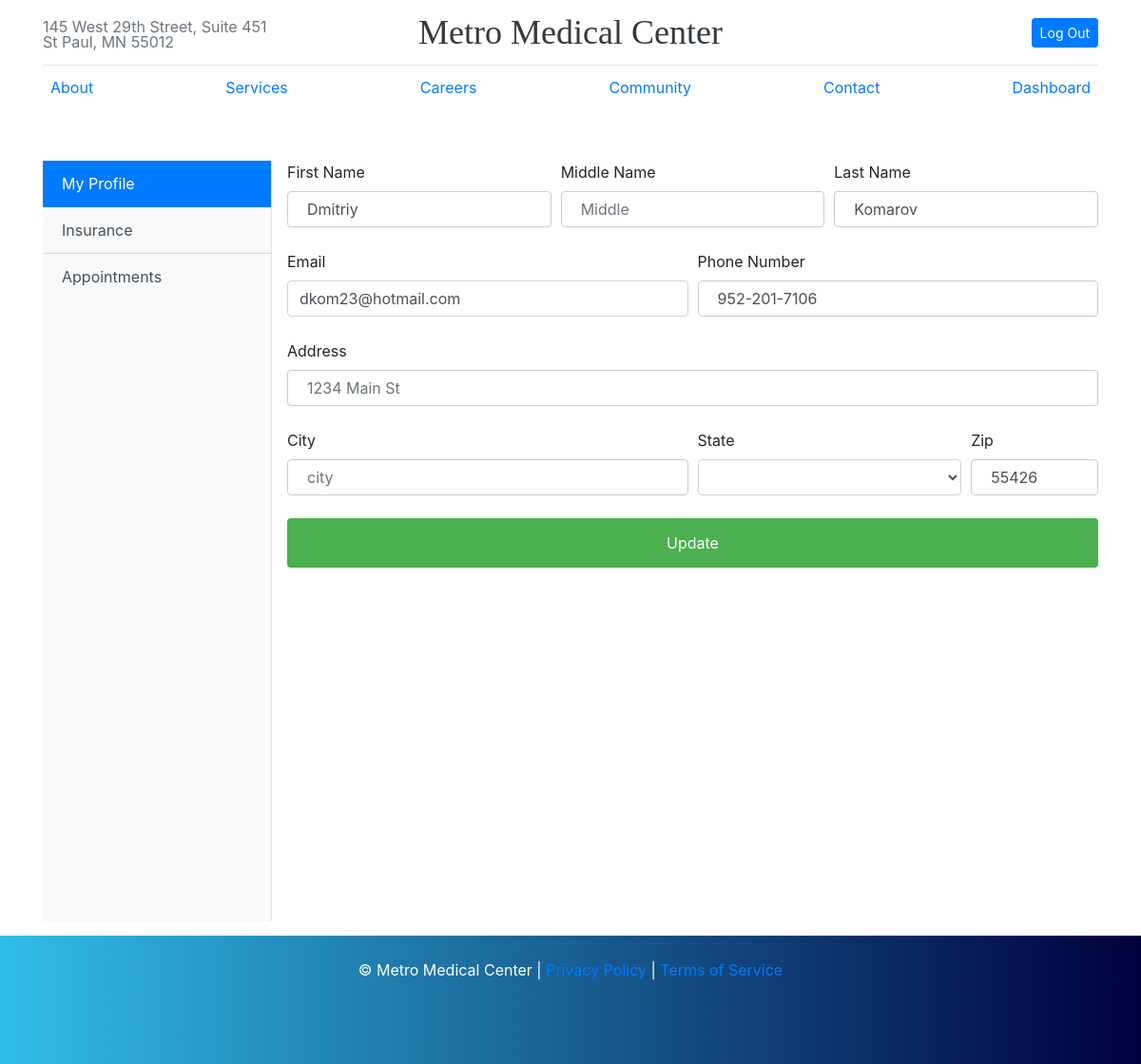
The page /metromed/public/userprofile.php (signed in) on the database its author committed.
### tables this page shows
CREATE TABLE user (
    user_id int NOT NULL AUTO_INCREMENT,
    email varchar(50) NOT NULL UNIQUE KEY,
    password varchar(255) NOT NULL,
    role varchar(15) DEFAULT NULL,
    enabled int DEFAULT NULL,
    PRIMARY KEY (user_id),
    FOREIGN KEY (user_id) REFERENCES user_info(user_id)
);

CREATE TABLE user_info (
    user_id int NOT NULL AUTO_INCREMENT ,
    f_name varchar(50) NOT NULL,
    l_name varchar(50) NOT NULL,
    m_name varchar(50) NOT NULL,
    address varchar(255) NOT NULL,
    city varchar(50) NOT NULL,
    state varchar(50) NOT NULL,
    zip varchar(50) NOT NULL,
    phone_number bigint NOT NULL,
    dob DATE,
    ins_id int NOT NULL,
    policy_number varchar(50),
    PRIMARY KEY (user_id),
    FOREIGN KEY (ins_id) REFERENCES insurance(ins_id)
);

### metromed/private/functions.php (called while the page is built, shortened)
<?php
function url_for($script_path) {
  if($script_path[0] != '/') {
    $script_path = "/" . $script_path;
  }
  return WWW_ROOT . $script_path;
}
function u($string="") {
  return urlencode($string);
}
function h($string="") {
  return htmlspecialchars($string);
}
function phone_number_format($number) {
  $number = preg_replace("/[^\d]/","",$number);
  $length = strlen($number);
 if($length == 10) {
  $number = preg_replace("/^1?(\d{3})(\d{3})(\d{4})$/", "$1-$2-$3", $number);
 }
  return $number;
}
?>

### metromed/private/query_functions.php (called while the page is built, shortened)
<?php
  function find_user_by_id_2($id) {
    global $db;
    $sql = "SELECT u.*, i.* FROM user_info AS i, user AS u ";
    $sql .= "WHERE i.user_id='" . $id . "'" . " AND u.user_id='" . $id . "'";
    $sql .= ";";
    $result = mysqli_query($db, $sql);
    $user = mysqli_fetch_assoc($result);
    return $user;
  }
?>

### metromed/public/userprofile.php (the view, shortened to what this page needs)
<?php
include(SHARED_PATH . '/metromed_header.php');
$u_id = $_SESSION['user_id'];
if(is_post()) {
  $user = array();
  $user['f_name'] ? $_POST['f_name'] : '';
  $user['f_name'] ? $_POST['f_name'] : '';
  $user['l_name'] ? $_POST['l_name'] : '';
  $user['m_name'] ? $_POST['m_name'] : '';
  $user['address'] ? $_POST['address'] : '';
  $user['city'] ? $_POST['city'] : '';
  $user['state'] ? $_POST['state'] : '';
  $user['zip'] ? $_POST['zip'] : '';
  $user['phone_number'] ? $_POST['phone_number'] : '';
  $user['user_id'] ? $_SESSION['user_id'] : '';
  $user['email'] ? $_POST['email'] : '';
  $result = update_user($user);
  redirect_to(url_for('/userprofile.php'));
} else {
  $user_id = find_user_by_id_2($u_id);
}
?>
<div class="d-flex pt-5" id="wrapper">
  <div class="bg-light border-right" id="sidebar-left">
    <div class="list-group list-group-flush">
      <a href="userprofile.php" class="list-group-item list-group-item-action active">My Profile</a>
      <a href="#" class="list-group-item list-group-item-action bg-light">Insurance</a>
      <a href="#" class="list-group-item list-group-item-action bg-light">Appointments</a>
    </div>
  </div>
  <div class="page-content">
    <form class="ml-3" action="<?php echo url_for('userprofile.php?user_id=' . h(u($u_id))); ?>" method="post">
      <div class="form-row">
        <div class="form-group col-md-4">
          <label for="f_name">First Name</label>
          <input type="text" class="form-control" name="f_name" id="f_name" placeholder="First" value="<?php echo ucfirst(h($user_id['f_name'])); ?>">
        </div>
        <div class="form-group col-md-4">
          <label for="m_name">Middle Name</label>
          <input type="text" class="form-control" name="m_name" id="m_name" placeholder="Middle" value="<?php echo ucfirst(h($user_id['m_name'])); ?>">
        </div>
        <div class="form-group col-md-4">
          <label for="l_name">Last Name</label>
          <input type="text" class="form-control" name="l_name" id="l_name" placeholder="Last" value="<?php echo ucfirst(h($user_id['l_name'])); ?>">
        </div>
      </div>
      <div class="form-row">
        <div class="form-group col-md-6">
          <label for="email">Email</label>
          <input type="email" class="form-control" name="email" id="email" placeholder="Email" value="<?php echo h($user_id['email']); ?>">
        </div>
        <div class="form-group col-md-6">
          <label for="phone_number">Phone Number</label>
          <input type="text" class="form-control" name="phone_number" id="phone_number" placeholder="Phone" value="<?php echo phone_number_format(h($user_id['phone_number'])); ?>">
        </div>
      </div>
      <div class="form-group">
        <label for="address">Address</label>
        <input type="text" class="form-control" name="address" id="address" placeholder="1234 Main St" value="<?php echo h($user_id['address']); ?>">
      </div>
      <div class=" form-row">
        <div class="form-group col-md-6">
          <label for="city">City</label>
          <input type="text" class="form-control" name="city" id="city" placeholder="city" value="<?php echo h($user_id['city']); ?>">
        </div>
        <div class="form-group col-md-4">
          <label for="state">State</label>
          <select name="state" class="form-control">
            <option selected>
            </option>
            <option value="Alabama">Alabama</option>
          </select>
        </div>
        <div class="form-group col-md-2">
          <label for="zip">Zip</label>
          <input type="text" class="form-control" name="zip" id="zip" placeholder="zipcode" value="<?php echo h($user_id['zip']); ?>">
        </div>
      </div>
      <div id="operations">
      <input type="submit" class="btn btn-primary" value="Update" />
      </div>
    </form>
  </div>
</div>
<?php include(SHARED_PATH . '/metromed_footer.php'); ?>

### metromed/public/assets/css/metromed.css (style rules this page uses)
body { min-height: 100vh; position: relative; margin: 0; padding-bottom: 150px; }
#sidebar-left { min-height: 100vh; margin-left: -15rem; -webkit-transition: margin .25s ease-out; -moz-transition: margin .25s ease-out; -o-transition: margin .25s ease-out; transition: margin .25s ease-out; }
#sidebar-left .list-group { width: 15rem; }
.page-content { min-width: 100vw; }
@media (min-width: 768px) { #sidebar-left { margin-left: 0; } }
@media (min-width: 768px) { .page-content { min-width: 0; width: 100%; } }
input[type=text], input[type=tel], input[type=date], input[type=password], select { width: 100%; padding: 12px 20px; margin-bottom: .5rem; display: inline-block; border: 1px solid #ccc; border-radius: 4px; box-sizing: border-box; }
input[type=submit] { width: 100%; background-color: #4caf50; color: white; padding: 14px 20px; margin-bottom: .5rem; border: none; border-radius: 4px; cursor: pointer; }

### rows shown on the page
user: f_name "Dmitriy", l_name "Komarov", email "dkom23@hotmail.com", phone_number "952-201-7106", zip "55426"
